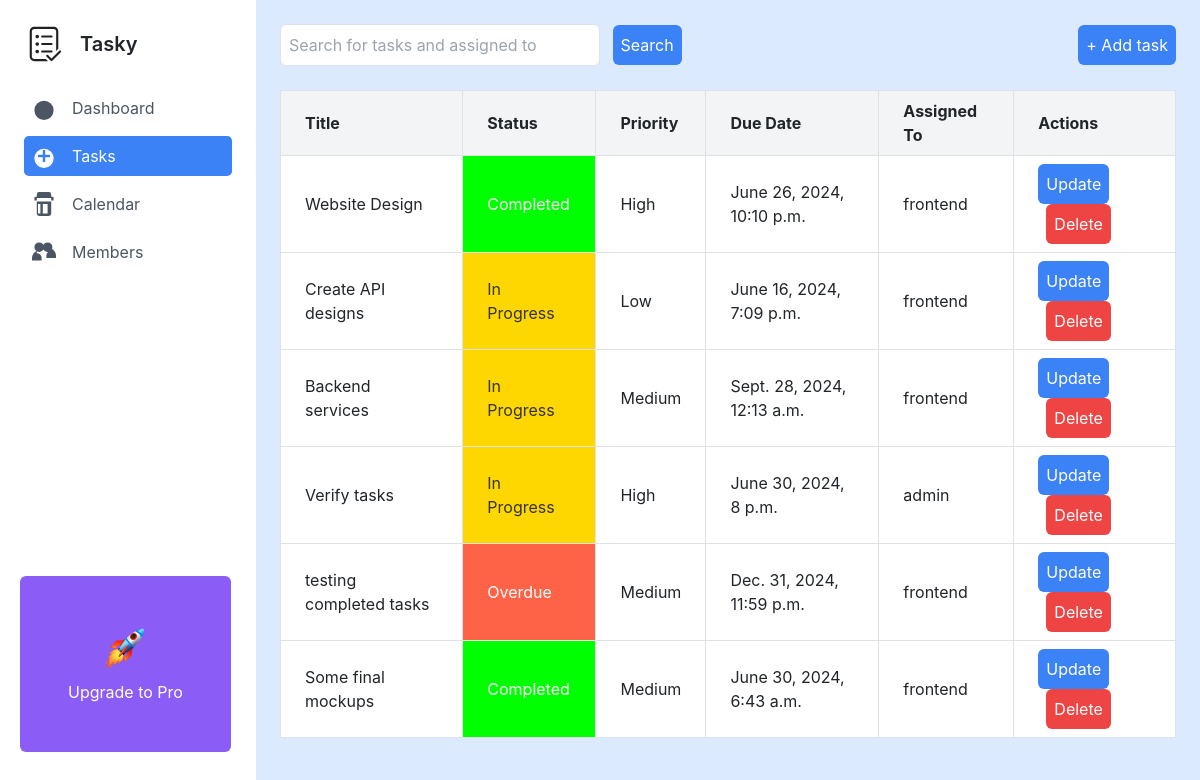
The page /dashboard/tasks (signed in) on the database its author committed.
### dashboard/models.py (models this page shows, shortened)
class Task(models.Model):
    STATUS_CHOICES = [
        ('In Progress', 'In Progress'),
        ('Completed', 'Completed'),
        ('Overdue', 'Overdue'),
    ]
    PRIORITY_CHOICES = [
        ('Low', 'Low'),
        ('Medium', 'Medium'),
        ('High', 'High'),
    ]
    title = models.CharField(max_length=255)
    description = models.TextField()
    status = models.CharField(max_length=20, choices=STATUS_CHOICES)
    priority = models.CharField(max_length=20, choices=PRIORITY_CHOICES)
    due_date = models.DateTimeField()
    category = models.CharField(max_length=100)
    assigned_to = models.ForeignKey(User, on_delete=models.CASCADE)

### templates/tasks/views.py (the view)
# urls.py: path('tasks', task_list, name='tasks'),
@login_required
def task_list(request):
    tasks = Task.objects.all()
    users = User.objects.all()
    query = request.GET.get('q')
    if query:
        tasks = tasks.filter(
            Q(title__icontains=query) |
            Q(assigned_to__username=query)
        )
    context = {
        'tasks': tasks,
        'users': users,
    }
    return render(request, 'tasks/index.html', context)

### templates/tasks/index.html (shortened to what this page needs)
<!DOCTYPE html>
<html lang="en">
<head>
    <link href="https://cdn.jsdelivr.net/npm/tailwindcss@2.2.19/dist/tailwind.min.css" rel="stylesheet">
    <link href="https://stackpath.bootstrapcdn.com/bootstrap/4.5.2/css/bootstrap.min.css" rel="stylesheet">
</head>
<body class="bg-blue-100">
    <div class="flex flex-col md:flex-row min-h-screen">
        {% include 'includes/sidebar.html' %}
        <main class="flex-1 p-6">
            <header class="flex items-center justify-between mb-6">
                <div class="flex items-center">
                    <form action="{% url 'tasks' %}" method="GET">
                        <input type="text" name="q" id="q" placeholder="Search for tasks and assigned to" class="w-80 p-2 border rounded-md" value="{{ request.GET.q }}">
                        <button type="submit" class="ml-2 p-2 bg-blue-500 text-white rounded-md">Search</button>
                    </form>
                </div>
                <div class="flex items-center">
                    <button id="addTaskBtn" class="ml-6 p-2 bg-blue-500 text-white rounded-md">+ Add task</button>
                </div>
            </header>
            <table class="table-auto bg-white w-full border-collapse border border-gray-300">
                <thead>
                    <tr class="bg-gray-100">
                        <th class="border border-gray-300 px-4 py-2">Title</th>
                        <th class="border border-gray-300 px-4 py-2">Status</th>
                        <th class="border border-gray-300 px-4 py-2">Priority</th>
                        <th class="border border-gray-300 px-4 py-2">Due Date</th>
                        <th class="border border-gray-300 px-4 py-2">Assigned To</th>
                        <th class="border border-gray-300 px-4 py-2">Actions</th>
                    </tr>
                </thead>
                <tbody>
                    {% for task in tasks %}
                    <tr class="task-row">
                        <td class="task-title border border-gray-300 px-4 py-2">{{ task.title }}</td>
                        <td class="border border-gray-300 px-4 py-2 {% if task.status == 'In Progress' %} status-in-progress
                            {% elif task.status == 'Completed' %} status-completed
                            {% elif task.status == 'Overdue' %} status-overdue
                            {% endif %}">
                            {{ task.status }}
                        </td>
                        <td class="border border-gray-300 px-4 py-2">{{ task.priority }}</td>
                        <td class="border border-gray-300 px-4 py-2">{{ task.due_date }}</td>
                        <td class="assigned-to border border-gray-300 px-4 py-2">{{ task.assigned_to }}</td>
                        <td class="border border-gray-300 px-4 py-2">
                            <button class="p-2 bg-blue-500 text-white rounded-md" data-toggle="modal" data-target="#updateTaskModal{{ task.id }}">Update</button>
                            <button class="p-2 bg-red-500 text-white rounded-md ml-2" data-toggle="modal" data-target="#deleteTaskModal{{ task.id }}">Delete</button>
                        </td>
                    </tr>
                    {% endfor %}
                </tbody>
            </table>
        </main>
    </div>
</body>
</html>

### templates/tasks/index.html (style rules this page uses)
.status-in-progress { background-color: #FFD700; color: #333; }
.status-completed { background-color: #00FF00; color: #fff; }
.status-overdue { background-color: #FF6347; color: #fff; }

### rows shown on the page
Task: title "Website Design", status "Completed", priority "High", due_date "June 26, 2024, 10:10 p.m.", assigned_to "frontend"
Task: title "Create API designs", status "In Progress", priority "Low", due_date "June 16, 2024, 7:09 p.m.", assigned_to "frontend"
Task: title "Backend services", status "In Progress", priority "Medium", due_date "Sept. 28, 2024, 12:13 a.m.", assigned_to "frontend"
Task: title "Verify tasks", status "In Progress", priority "High", due_date "June 30, 2024, 8 p.m.", assigned_to "admin"
Task: title "testing completed tasks", status "Overdue", priority "Medium", due_date "Dec. 31, 2024, 11:59 p.m.", assigned_to "frontend"
Task: title "Some final mockups", status "Completed", priority "Medium", due_date "June 30, 2024, 6:43 a.m.", assigned_to "frontend"
